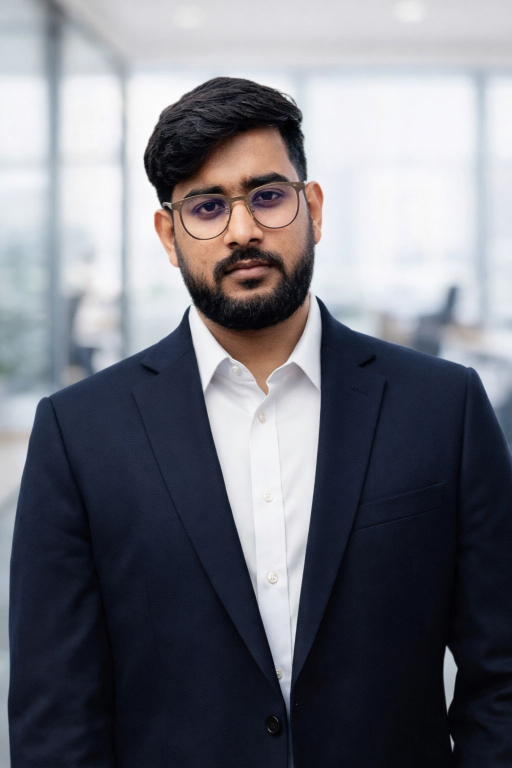
#> input picture src/assets/me.jpeg, 1024 x 1536 px (shown at 1/2 size)
$ python make-images.py
#> lines starting #> are read from the running program, lines starting #| are printed output that depends on the picture; after the words box and inside, x2 and y2 are one past the last pixel; in counts of white or black regions, pixels touching at a corner belong together
"""
Generates the static image assets in public/ (Phase 2.6, 4.5).

    python scripts/make-images.py     # or: npm run images

Outputs:
    public/tufail-avatar.jpg      512x512  circular hero portrait (square source)
    public/tufail-avatar.webp     512x512
    public/tufail-avatar-256.webp 256x256  phone-sized variant
    public/og.png                 1200x630 social card, charcoal + amber
    public/apple-touch-icon.png   180x180
    public/favicon.svg            written by hand, kept in sync with these colours

Re-run after swapping in a new headshot.
"""

from pathlib import Path

from PIL import Image, ImageDraw, ImageFilter, ImageFont

ROOT = Path(__file__).resolve().parent.parent
PUBLIC = ROOT / "public"
SOURCE_PHOTO = ROOT / "src" / "assets" / "me.jpeg"

# Matches the tokens in src/index.css: charcoal and one amber, no gradients.
PAGE = (18, 17, 16)
CARD = (26, 25, 23)
INK = (237, 234, 228)
MUTED = (163, 158, 148)
ACCENT = (224, 160, 60)

FONTS = Path("C:/Windows/Fonts")
SANS_BOLD = FONTS / "segoeuib.ttf"
SANS = FONTS / "segoeui.ttf"
SANS_LIGHT = FONTS / "segoeuisl.ttf"


def font(path: Path, size: int) -> ImageFont.FreeTypeFont:
    return ImageFont.truetype(str(path), size)


def square_avatar() -> Image.Image:
    """Top-anchored square crop so the face is centred in the circular frame."""
    src = Image.open(SOURCE_PHOTO).convert("RGB")
#> src is the input picture: PIL image 1024x1536 RGB; mean R, G, B 114.3, 115.5, 123.8
    width, height = src.size  # 1024 x 1536
#> width = 1024; height = 1536
    top = 90  # a little headroom above the hair
    top = min(top, height - width)
#> top = 90
    return src.crop((0, top, width, top + width)).resize((512, 512), Image.LANCZOS)


def write_avatar(avatar: Image.Image) -> None:
    avatar.save(PUBLIC / "tufail-avatar.jpg", "JPEG", quality=84, optimize=True, progressive=True)
    avatar.save(PUBLIC / "tufail-avatar.webp", "WEBP", quality=82, method=6)
    avatar.resize((256, 256), Image.LANCZOS).save(
        PUBLIC / "tufail-avatar-256.webp", "WEBP", quality=80, method=6
    )
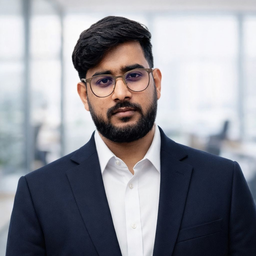
#> saved as tufail-avatar-256.webp: PIL image 256x256 RGB; mean R, G, B 142.6, 143.1, 150.4


def background(size: tuple[int, int]) -> Image.Image:
    """Flat charcoal with one faint warm wash off the top-right, as on the site."""
#> called with size = (1200, 630)
    width, height = size
    card = Image.new("RGB", (width, height), PAGE)

    wash = Image.new("L", (width, height), 0)
#> wash: PIL image 1200x630 L; every value is 0
    ImageDraw.Draw(wash).ellipse(
        [width * 0.44, -height * 0.6, width * 1.2, height * 0.8], fill=34
    )
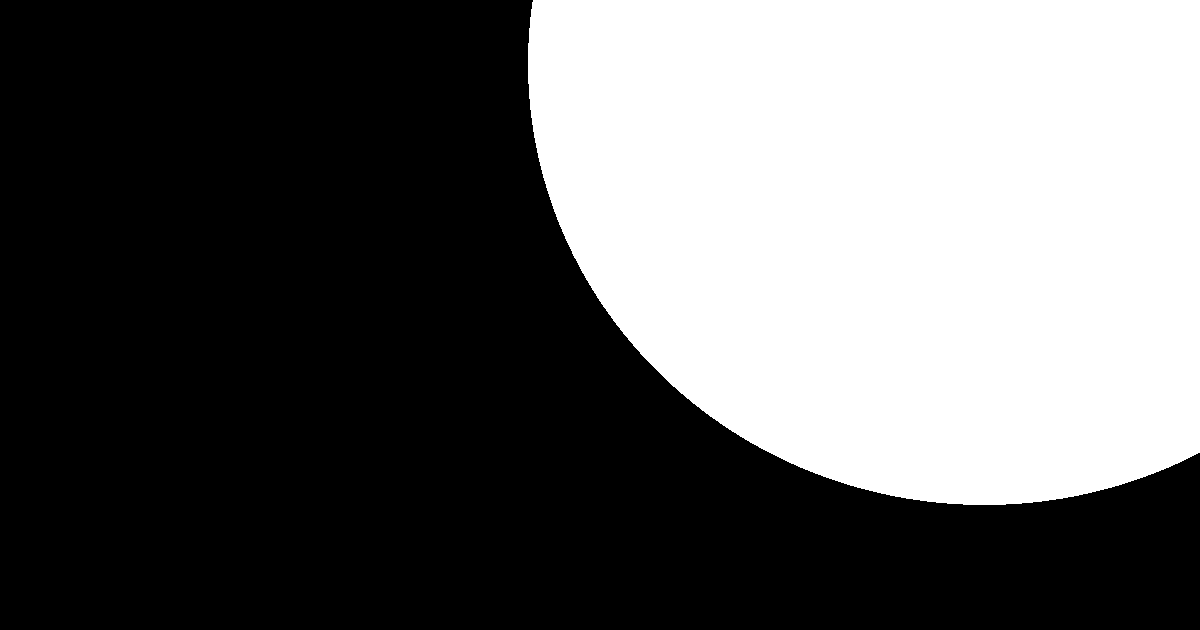
#> wash: PIL image 1200x630 L; values 0 (black) and 34 (white), 38.7% white; 1 white region, box (x1, y1, x2, y2) and area: (528, 0, 1200, 505) 292299
    wash = wash.filter(ImageFilter.GaussianBlur(130))
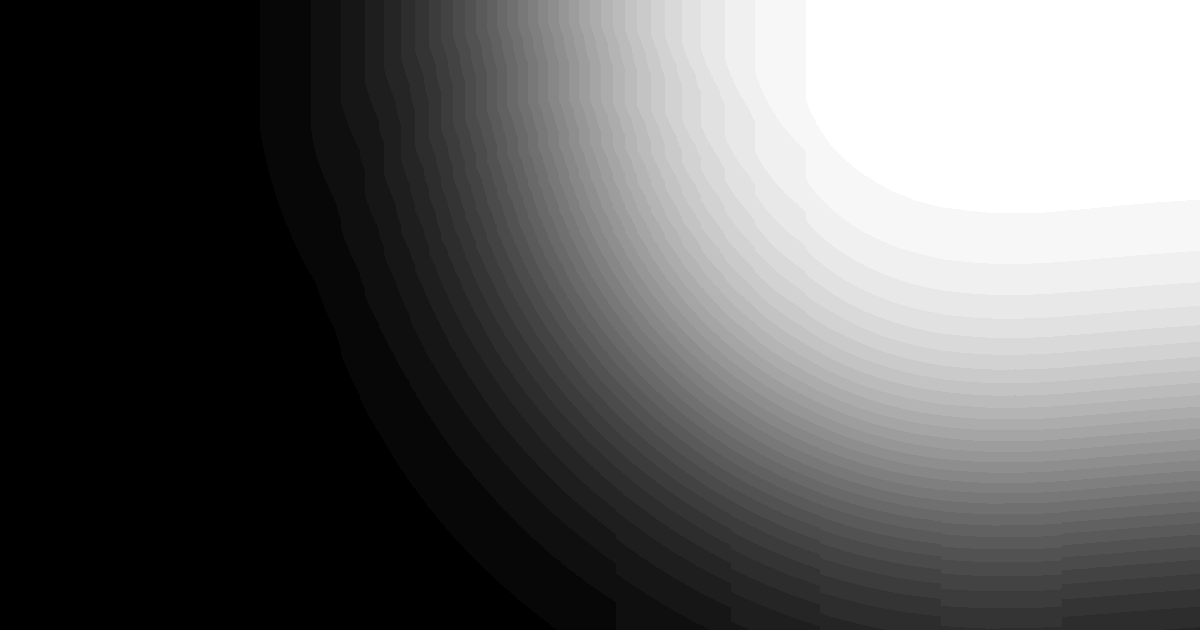
#> wash: PIL image 1200x630 L; min 0, max 34, mean 13; drawn with min black and max white
    card.paste(Image.new("RGB", (width, height), ACCENT), (0, 0), wash)
    return card


def write_og(avatar: Image.Image) -> None:
    W, H = 1200, 630
    card = background((W, H))
    draw = ImageDraw.Draw(card)

    # Constellation hint — warm dust, the same as the canvas field.
    dots = [
        (90, 500), (170, 560), (260, 470), (1010, 120), (1080, 200),
        (960, 250), (1130, 470), (1050, 540), (620, 70), (700, 120),
    ]
    dust = (110, 104, 94)
    for i, (x, y) in enumerate(dots):
        draw.ellipse([x - 2, y - 2, x + 2, y + 2], fill=dust)
        # Only link neighbours — a line across the whole card reads as a scratch.
        if i and abs(dots[i - 1][0] - x) < 200 and abs(dots[i - 1][1] - y) < 200:
            draw.line([dots[i - 1], (x, y)], fill=(70, 66, 60), width=1)

    # Circular portrait on the right.
    d = 300
    cx, cy = W - 210, H // 2
    ring = Image.new("L", (d + 20, d + 20), 0)
#> ring: PIL image 320x320 L; every value is 0
    ImageDraw.Draw(ring).ellipse([0, 0, d + 19, d + 19], fill=90)
#> ring: PIL image 320x320 L; values 0 (black) and 90 (white), 78.5% white; 4 black regions, box (x1, y1, x2, y2) and area: (0, 0, 147, 147) 5503, (173, 0, 320, 147) 5503, (0, 173, 147, 320) 5503, (173, 173, 320, 320) 5503
    card.paste(Image.new("RGB", (d + 20, d + 20), ACCENT), (cx - d // 2 - 10, cy - d // 2 - 10), ring)

    mask = Image.new("L", (d, d), 0)
#> mask: PIL image 300x300 L; every value is 0
    ImageDraw.Draw(mask).ellipse([0, 0, d - 1, d - 1], fill=255)
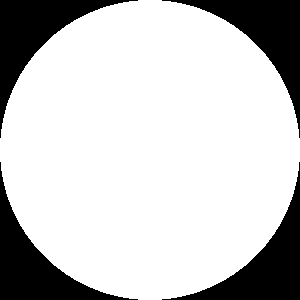
#> mask: PIL image 300x300 L; 78.5% white; 4 black regions, box (x1, y1, x2, y2) and area: (0, 0, 138, 138) 4846, (162, 0, 300, 138) 4846, (0, 162, 138, 300) 4846, (162, 162, 300, 300) 4846
    card.paste(avatar.resize((d, d), Image.LANCZOS), (cx - d // 2, cy - d // 2), mask)
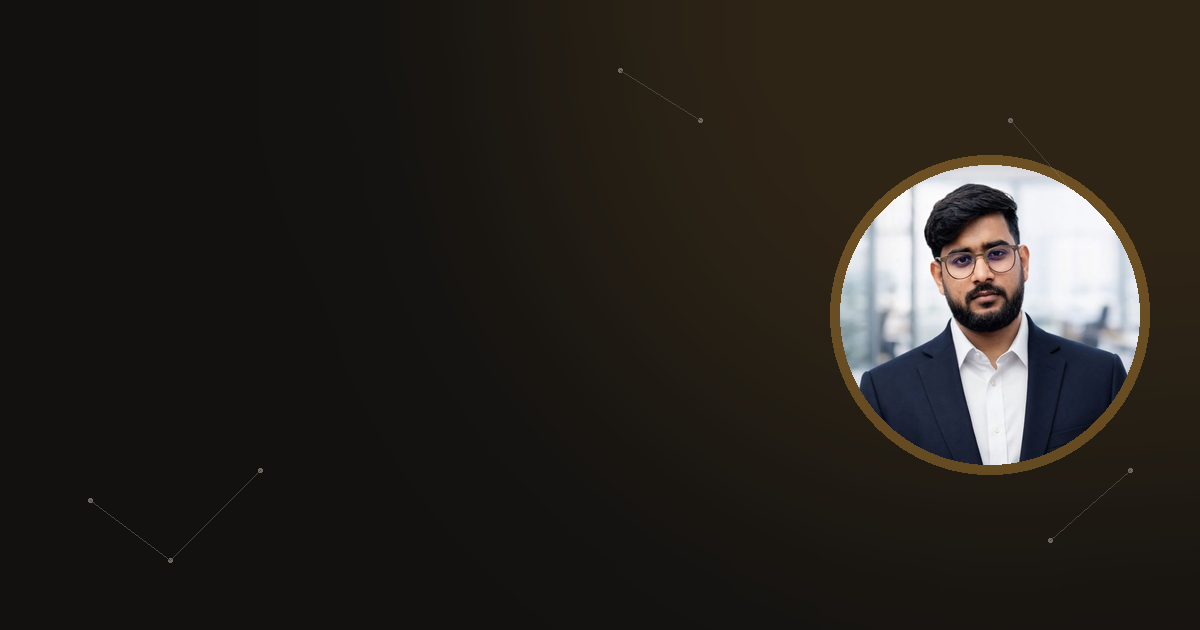
#> card: PIL image 1200x630 RGB; mean R, G, B 39, 35.3, 30.7

    x = 78
    draw.text((x, 150), "Tufail Akram", font=font(SANS_BOLD, 88), fill=INK)
    name_w = draw.textlength("Tufail Akram", font=font(SANS_BOLD, 88))
#> name_w = 545
    draw.text((x + name_w, 150), ".", font=font(SANS_BOLD, 88), fill=ACCENT)
    draw.text((x, 268), "Backend & AI Engineer", font=font(SANS, 42), fill=MUTED)
    draw.text(
        (x, 348),
        "Python · FastAPI · Django · Snowflake · AWS",
        font=font(SANS_LIGHT, 27),
        fill=MUTED,
    )
    draw.text((x, 392), "LLM & RAG pipelines · Hyderabad, India", font=font(SANS_LIGHT, 27), fill=MUTED)

    draw.rectangle([x, 470, x + 3, 524], fill=ACCENT)
    draw.text((x + 22, 484), "tufailakram-portfolio.netlify.app", font=font(SANS, 24), fill=ACCENT)

    card.save(PUBLIC / "og.png", "PNG", optimize=True)


def write_icon() -> None:
    """Solid amber tile with charcoal initials — legible at 16 px in a tab strip."""
    size = 180
    icon = Image.new("RGB", (size, size), ACCENT)
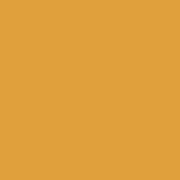
#> icon: PIL image 180x180 RGB; mean R, G, B 224, 160, 60
    draw = ImageDraw.Draw(icon)
    initials = font(SANS_BOLD, 94)
    box = draw.textbbox((0, 0), "TA", font=initials)
#> box = (-1, 19, 114, 88)
    draw.text(
        ((size - (box[2] - box[0])) / 2 - box[0], (size - (box[3] - box[1])) / 2 - box[1]),
        "TA",
        font=initials,
        fill=PAGE,
    )
    icon.save(PUBLIC / "apple-touch-icon.png", "PNG", optimize=True)
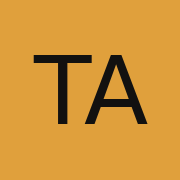
#> saved as apple-touch-icon.png: PIL image 180x180 RGB; mean R, G, B 208.1, 149, 56.6


def main() -> None:
    PUBLIC.mkdir(exist_ok=True)
    avatar = square_avatar()
    write_avatar(avatar)
    write_og(avatar)
    write_icon()
    for name in (
        "tufail-avatar.jpg",
        "tufail-avatar.webp",
        "tufail-avatar-256.webp",
        "og.png",
        "apple-touch-icon.png",
    ):
        kb = (PUBLIC / name).stat().st_size / 1024
        print(f"  {name:<26} {kb:7.1f} kB")


if __name__ == "__main__":
#> (the run stopped early here; a loop or call above may not have finished)
